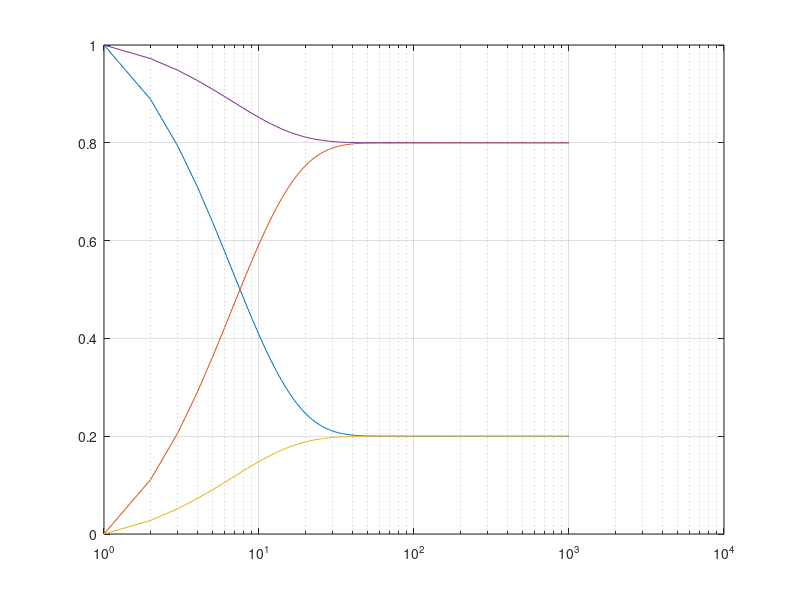
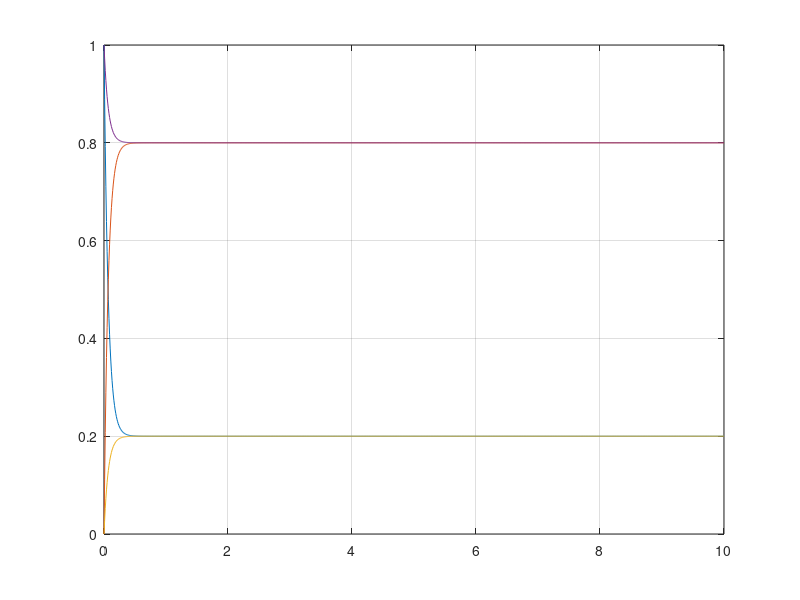

Recreate these plots in MATLAB, in order.
clc;clear *;close all;

A=[-12,12;3,-3];
index=1;
for t=0:0.01:10
    B = expm(A*t);
    Values1(index) = B(1,1);
    Values2(index) = B(1,2);
    Values3(index) = B(2,1);
    Values4(index) = B(2,2);
    index=index+1;
end
t=0:0.01:10;
Fig1=figure(1);
semilogx(Values1);
grid on,hold on;
semilogx(Values2);
hold on;
semilogx(Values3);
hold on;
semilogx(Values4);
Fig2=figure(2);
plot(t,Values1);
grid on,hold on;
plot(t,Values2);
hold on;
plot(t,Values3);
hold on;
plot(t,Values4);